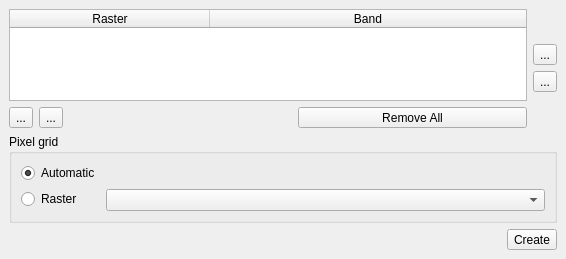
<?xml version="1.0" encoding="UTF-8"?>
<ui version="4.0">
 <class>dock</class>
 <widget class="QDockWidget" name="dock">
  <property name="geometry">
   <rect>
    <x>0</x>
    <y>0</y>
    <width>566</width>
    <height>259</height>
   </rect>
  </property>
  <property name="sizePolicy">
   <sizepolicy hsizetype="Preferred" vsizetype="Preferred">
    <horstretch>0</horstretch>
    <verstretch>0</verstretch>
   </sizepolicy>
  </property>
  <property name="minimumSize">
   <size>
    <width>185</width>
    <height>259</height>
   </size>
  </property>
  <property name="floating">
   <bool>false</bool>
  </property>
  <property name="windowTitle">
   <string>Raster Band Stacking</string>
  </property>
  <widget class="QWidget" name="dockWidgetContents">
   <property name="sizePolicy">
    <sizepolicy hsizetype="Preferred" vsizetype="Preferred">
     <horstretch>0</horstretch>
     <verstretch>0</verstretch>
    </sizepolicy>
   </property>
   <layout class="QVBoxLayout" name="verticalLayout_4">
    <item>
     <layout class="QHBoxLayout" name="horizontalLayout_2">
      <item>
       <layout class="QVBoxLayout" name="verticalLayout_2">
        <item>
         <widget class="QTableWidget" name="mRasterTable">
          <property name="acceptDrops">
           <bool>true</bool>
          </property>
          <property name="dragEnabled">
           <bool>true</bool>
          </property>
          <property name="dragDropOverwriteMode">
           <bool>false</bool>
          </property>
          <property name="dragDropMode">
           <enum>QAbstractItemView::DragDrop</enum>
          </property>
          <property name="defaultDropAction">
           <enum>Qt::CopyAction</enum>
          </property>
          <property name="selectionMode">
           <enum>QAbstractItemView::SingleSelection</enum>
          </property>
          <property name="selectionBehavior">
           <enum>QAbstractItemView::SelectRows</enum>
          </property>
          <attribute name="horizontalHeaderDefaultSectionSize">
           <number>200</number>
          </attribute>
          <attribute name="horizontalHeaderStretchLastSection">
           <bool>true</bool>
          </attribute>
          <column>
           <property name="text">
            <string>Raster</string>
           </property>
          </column>
          <column>
           <property name="text">
            <string>Band</string>
           </property>
          </column>
         </widget>
        </item>
        <item>
         <layout class="QHBoxLayout" name="horizontalLayout">
          <item>
           <widget class="QToolButton" name="mAddRaster">
            <property name="text">
             <string>...</string>
            </property>
            <property name="icon">
             <iconset>
              <normaloff>:/images/themes/default/symbologyAdd.svg</normaloff>:/images/themes/default/symbologyAdd.svg</iconset>
            </property>
            <property name="popupMode">
             <enum>QToolButton::InstantPopup</enum>
            </property>
            <property name="arrowType">
             <enum>Qt::NoArrow</enum>
            </property>
           </widget>
          </item>
          <item>
           <widget class="QToolButton" name="mRemoveRaster">
            <property name="text">
             <string>...</string>
            </property>
            <property name="icon">
             <iconset>
              <normaloff>:/images/themes/default/symbologyRemove.svg</normaloff>:/images/themes/default/symbologyRemove.svg</iconset>
            </property>
            <property name="popupMode">
             <enum>QToolButton::InstantPopup</enum>
            </property>
            <property name="arrowType">
             <enum>Qt::NoArrow</enum>
            </property>
           </widget>
          </item>
          <item>
           <spacer name="horizontalSpacer">
            <property name="orientation">
             <enum>Qt::Horizontal</enum>
            </property>
            <property name="sizeHint" stdset="0">
             <size>
              <width>0</width>
              <height>0</height>
             </size>
            </property>
           </spacer>
          </item>
          <item>
           <widget class="QToolButton" name="mRemoveAllRaster">
            <property name="sizePolicy">
             <sizepolicy hsizetype="Expanding" vsizetype="Fixed">
              <horstretch>0</horstretch>
              <verstretch>0</verstretch>
             </sizepolicy>
            </property>
            <property name="text">
             <string>Remove All</string>
            </property>
           </widget>
          </item>
         </layout>
        </item>
       </layout>
      </item>
      <item>
       <layout class="QVBoxLayout" name="verticalLayout">
        <item>
         <spacer name="verticalSpacer">
          <property name="orientation">
           <enum>Qt::Vertical</enum>
          </property>
          <property name="sizeHint" stdset="0">
           <size>
            <width>20</width>
            <height>40</height>
           </size>
          </property>
         </spacer>
        </item>
        <item>
         <widget class="QToolButton" name="mMoveUp">
          <property name="text">
           <string>...</string>
          </property>
          <property name="icon">
           <iconset>
            <normaloff>:/images/themes/default/mActionArrowUp.svg</normaloff>:/images/themes/default/mActionArrowUp.svg</iconset>
          </property>
          <property name="popupMode">
           <enum>QToolButton::InstantPopup</enum>
          </property>
          <property name="arrowType">
           <enum>Qt::NoArrow</enum>
          </property>
         </widget>
        </item>
        <item>
         <widget class="QToolButton" name="mMoveDown">
          <property name="text">
           <string>...</string>
          </property>
          <property name="icon">
           <iconset>
            <normaloff>:/images/themes/default/mActionArrowDown.svg</normaloff>:/images/themes/default/mActionArrowDown.svg</iconset>
          </property>
          <property name="popupMode">
           <enum>QToolButton::InstantPopup</enum>
          </property>
          <property name="arrowType">
           <enum>Qt::NoArrow</enum>
          </property>
         </widget>
        </item>
        <item>
         <spacer name="verticalSpacer_2">
          <property name="orientation">
           <enum>Qt::Vertical</enum>
          </property>
          <property name="sizeHint" stdset="0">
           <size>
            <width>20</width>
            <height>40</height>
           </size>
          </property>
         </spacer>
        </item>
       </layout>
      </item>
     </layout>
    </item>
    <item>
     <widget class="QgsCollapsibleGroupBox" name="mGroupBox_2">
      <property name="sizePolicy">
       <sizepolicy hsizetype="Preferred" vsizetype="Fixed">
        <horstretch>0</horstretch>
        <verstretch>0</verstretch>
       </sizepolicy>
      </property>
      <property name="title">
       <string>Pixel grid</string>
      </property>
      <layout class="QVBoxLayout" name="verticalLayout_5">
       <item>
        <layout class="QFormLayout" name="formLayout_3">
         <item row="0" column="0">
          <widget class="QRadioButton" name="mGridAutomaticType">
           <property name="text">
            <string>Automatic</string>
           </property>
           <property name="checked">
            <bool>true</bool>
           </property>
          </widget>
         </item>
         <item row="1" column="0">
          <widget class="QRadioButton" name="mGridRasterType">
           <property name="text">
            <string>Raster</string>
           </property>
           <property name="checked">
            <bool>false</bool>
           </property>
          </widget>
         </item>
         <item row="1" column="1">
          <widget class="QgsMapLayerComboBox" name="mGridRaster">
           <property name="currentIndex">
            <number>0</number>
           </property>
           <property name="allowEmptyLayer">
            <bool>true</bool>
           </property>
           <property name="showCrs">
            <bool>true</bool>
           </property>
          </widget>
         </item>
        </layout>
       </item>
      </layout>
     </widget>
    </item>
    <item>
     <layout class="QHBoxLayout" name="horizontalLayout_3">
      <item>
       <widget class="QgsFileWidget" name="mFile">
        <property name="filter">
         <string>VRT Files (*.vrt)</string>
        </property>
        <property name="storageMode">
         <enum>QgsFileWidget::SaveFile</enum>
        </property>
       </widget>
      </item>
      <item>
       <widget class="QToolButton" name="mCreate">
        <property name="sizePolicy">
         <sizepolicy hsizetype="Fixed" vsizetype="Fixed">
          <horstretch>0</horstretch>
          <verstretch>0</verstretch>
         </sizepolicy>
        </property>
        <property name="minimumSize">
         <size>
          <width>0</width>
          <height>0</height>
         </size>
        </property>
        <property name="toolTip">
         <string>Apply style.</string>
        </property>
        <property name="text">
         <string>Create</string>
        </property>
       </widget>
      </item>
     </layout>
    </item>
   </layout>
  </widget>
 </widget>
 <customwidgets>
  <customwidget>
   <class>QgsCollapsibleGroupBox</class>
   <extends>QGroupBox</extends>
   <header>qgscollapsiblegroupbox.h</header>
   <container>1</container>
  </customwidget>
  <customwidget>
   <class>QgsFileWidget</class>
   <extends>QWidget</extends>
   <header>qgsfilewidget.h</header>
  </customwidget>
  <customwidget>
   <class>QgsMapLayerComboBox</class>
   <extends>QComboBox</extends>
   <header>qgsmaplayercombobox.h</header>
  </customwidget>
 </customwidgets>
 <resources>
  <include location="../../../../QGIS3-master/images/images.qrc"/>
 </resources>
 <connections/>
</ui>
